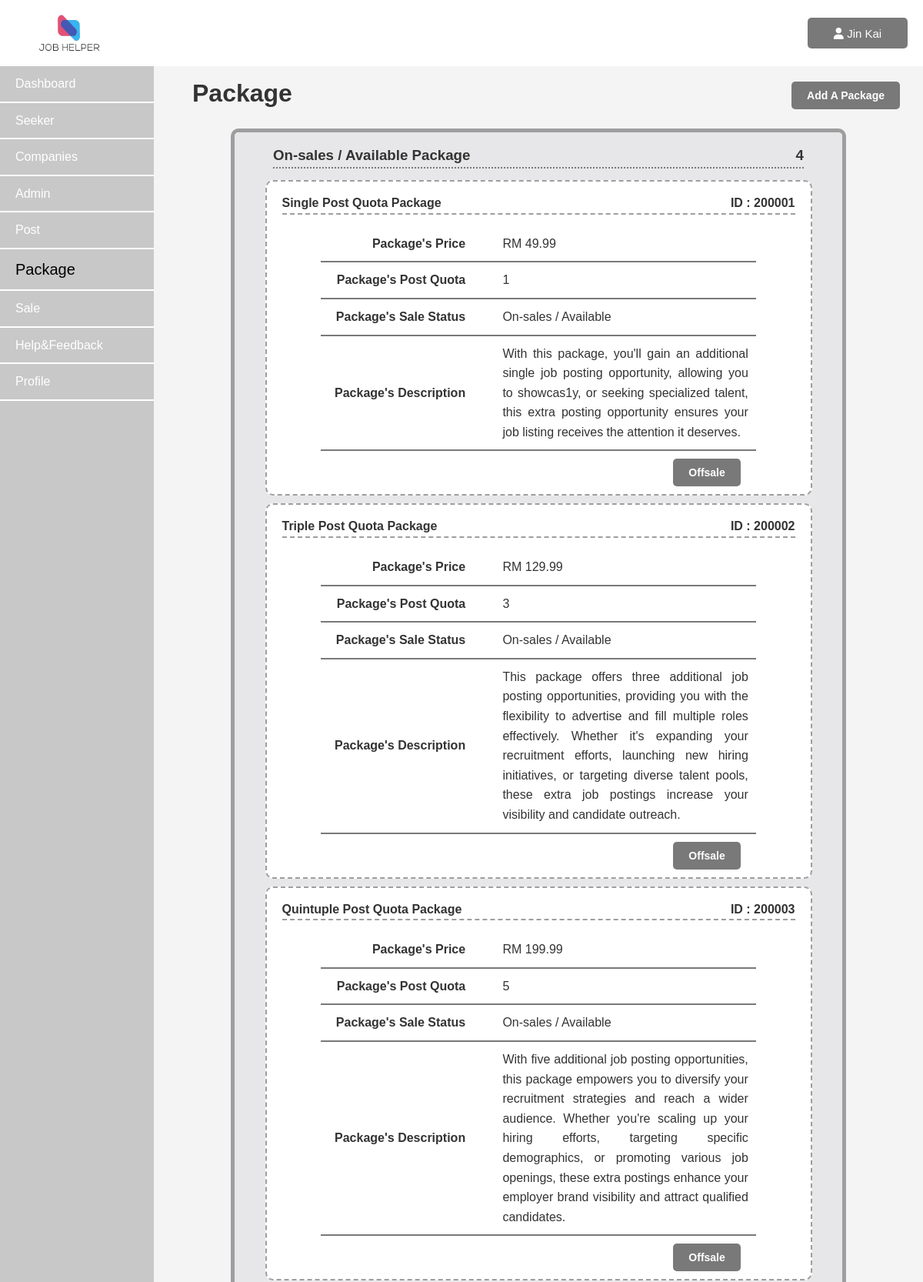
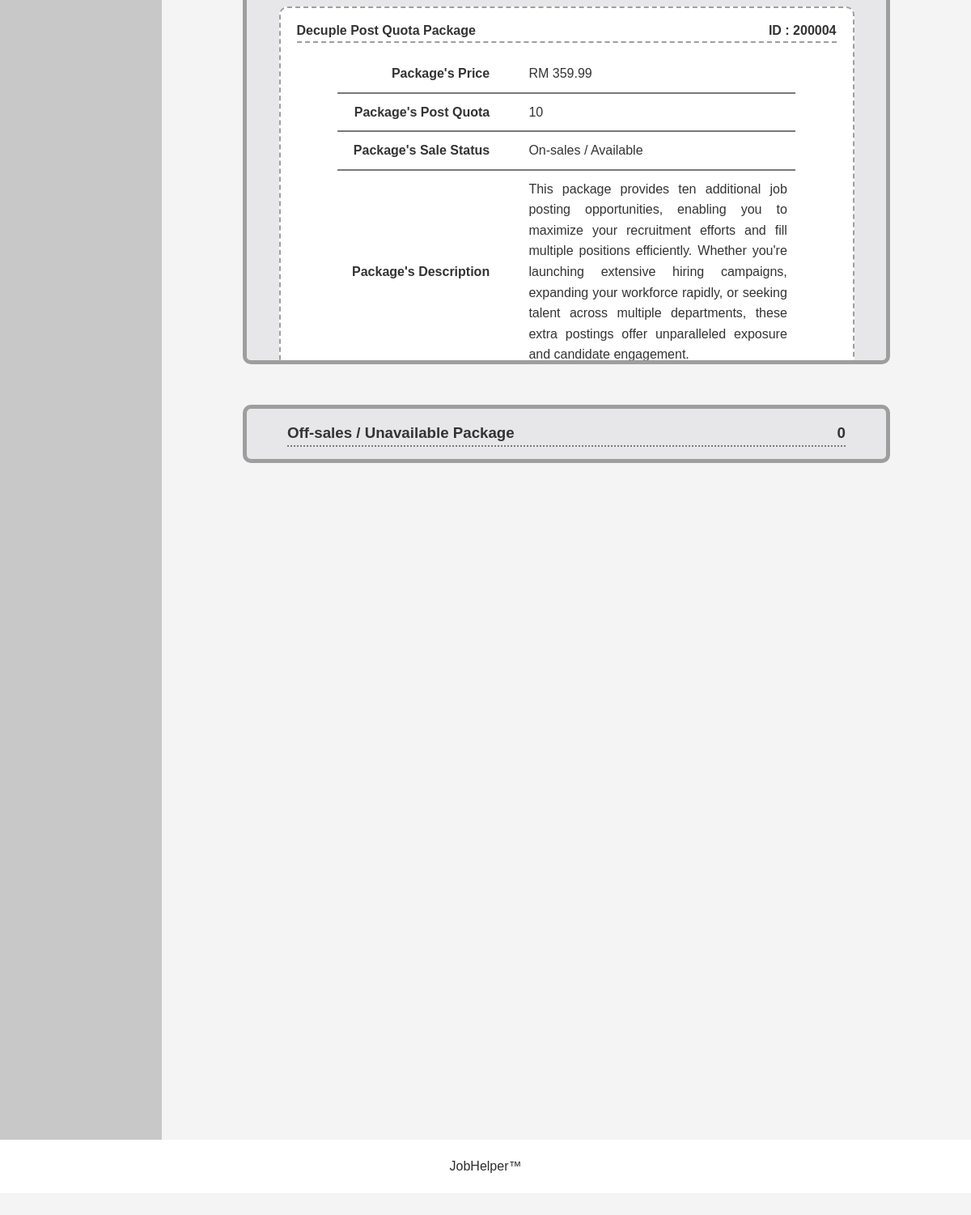
Page /Admin/Apackage.php (signed in) on the committed database (2 pictures, top to bottom).
### tables this page shows
CREATE TABLE package 
  (
        `package_id` int AUTO_INCREMENT PRIMARY KEY NOT NULL,
        `package_name` varchar(255) NOT NULL,
        `package_price` decimal(10, 2) NOT NULL,
        `package_description` TEXT,
        `package_post_quota` int(10) NOT NULL,
        `package_sale_status` tinyint(1) 
  );

### Admin/Apackage.php (the view, shortened to what this page needs)
<?php
    include("../Admin/Asession.php");
?>
<!DOCTYPE html>
<html lang="en">
<head>
    <link rel="stylesheet" href="Apackage.css">
    <link rel="stylesheet" href="https://cdnjs.cloudflare.com/ajax/libs/font-awesome/6.0.0-beta3/css/all.min.css">
</head>
<body>
    <header class="header">
        <img src="../general_image/jobhelper_logo.png" class="logo">
        <div>
            <button class="AdminAcc" onclick="displaybar()">
                <?php
                    $id = $_SESSION['id'];
                    $result = mysqli_query($connect,"SELECT * FROM admin where admin_id='$id'");
                    if($result)
                    {
                        $row = mysqli_fetch_assoc($result);
                        $fname = $row["admin_fname"];
                    }
                ?>
                <i class="fa-solid fa-user"></i><?php echo"   $fname"; ?>
            </button>
        </div>
    </header>
    <div class="container">
        <aside>
            <nav class="Menu">
                <ul>
                    <li><a href="Adashboard.php">Dashboard</a></li>
                    <li><a href="Aseekermanagement.php">Seeker</a></li>
                    <li><a href="Acompanymanagement.php">Companies</a></li>
                    <li><a href="Aadminmanagement.php">Admin</a></li>
                    <li><a href="Apost.php">Post</a></li>
                    <li><a href="Apackage.php" id="now">Package</a></li>
                    <li><a href="Asale.php">Sale</a></li>
                    <li><a href="Ahelp.php">Help&Feedback</a></li>
                    <li><a href="Aprofile.php">Profile</a></li>
                </ul>
            </nav>
        </aside>
        <main>
        <button onclick="displayAdd()" class="addbtn">Add A Package</button>
        <h1>Package</h1>
        <div class="Acontainer">
            <?php
                $result = mysqli_query($connect,"SELECT count(*) AS total_available_package FROM package WHERE package_sale_status = 1");
                if($result)
                {
                    $row = mysqli_fetch_assoc($result);
                    $total_available_package = $row["total_available_package"];
                }
            ?>
            <div class="Aheader">
                <div>
                    <h3>On-sales / Available Package</h3>
                </div>
                <div class="amount">
                    <h3>
                        <?php
                            echo $total_available_package;
                        ?>
                    </h3>
                </div>
            </div>
            <div class="Bcontainer">
                <?php
                $result = mysqli_query($connect, "SELECT * FROM package WHERE package_sale_status = 1");
                while($row = mysqli_fetch_assoc($result))
                {
                    $package_name = $row["package_name"];
                    $package_id = $row["package_id"];
                    $package_price = $row["package_price"];
                    $package_description = $row["package_description"];
                    $package_post_quota = $row["package_post_quota"];
                    $package_sale_status_index = $row["package_sale_status"];
                    if($package_sale_status_index==1)
                    {
                        $package_sale_status = "On-sales / Available";
                    }
                    else
                    {
                        $package_sale_status = "Off-sales / Unavailable";
                    }
                ?>
                <div class="Apackage">
                    <div class="hApackage">
                        <div>
                            <?php
                                echo $package_name;
                            ?>
                        </div>
                        <div>
                            ID :
                            <?php
                                echo $package_id;
                            ?>
                        </div>
                    </div>
                    <div class="Bpackage">
                        <table>
                            <tbody>
                                <tr>
                                    <td class="Atd">Package's Price</td>
                                    <td class="Btd"></td>
                                    <td> RM <?php echo $package_price; ?> </td>
                                </tr>
                                <tr>
                                    <td class="Atd">Package's Post Quota</td>
                                    <td class="Btd"></td>
                                    <td> <?php echo $package_post_quota; ?> </td>
                                </tr>
                                <tr>
                                    <td class="Atd">Package's Sale Status</td>
                                    <td class="Btd"></td>
                                    <td> <?php echo $package_sale_status; ?> </td>
                                </tr>
                                <tr>
                                    <td class="Atd">Package's Description</td>
                                    <td class="Btd"></td>
                                    <td> <?php echo $package_description; ?> </td>
                                </tr>
                            </tbody>
                        </table>
                        <div class="packagebtn">
                            <form method="POST">
                                <button name="offsale" class="offsalebtn" type="submit" value="<?php echo $package_id; ?>">Offsale</button>
                            </form>
                        </div>
                    </div>
                </div>
            <?php
                }
            ?>
            </div>
        </div>
        <div class="Acontainer">
            <?php
                $result = mysqli_query($connect,"SELECT count(*) AS total_unavailable_package FROM package WHERE package_sale_status = 0");
                if($result)
                {
                    $row = mysqli_fetch_assoc($result);
                    $total_unavailable_package = $row["total_unavailable_package"];
                }
            ?>
            <div class="Aheader">
                <div>
                    <h3>Off-sales / Unavailable Package</h3>
                </div>
                <div class="amount">
                    <h3>
                        <?php
                            echo $total_unavailable_package;
                        ?>
                    </h3>
                </div>
            </div>
        </div>
        </main>
    </div>
    <footer>
        <p>JobHelper&trade;</p>
    </footer>
</body>
</html>

### Admin/Apackage.css (style rules this page uses)
* { margin: 0; padding: 0; box-sizing: border-box; }
body { font-family: Arial, sans-serif; background-color: #f4f4f4; color: #333; line-height: 1.6; }
.header { display: flex; justify-content: space-between; align-items: center; background-color: White; color: #333; padding: 10px 20px; }
.logo { height: 50px; width: 80px; margin-left: 30px; margin-top: 8px; margin-bottom: 8px; }
.AdminAcc { color: white; background-color: #797979; padding: 10px; text-align: center; margin-left: 20px; cursor: pointer; border-radius: 5px; border: none; width: 130px; height: 40px; font-size: 15px; }
.container { display: flex; }
aside { width: 200px; background-color: rgb(200,200,200); color: #fff; }
aside nav ul { list-style-type: none; }
aside nav ul li { padding: 10px 20px; border: #fff; border-bottom: 2px solid ; }
aside nav ul li a#now { color: black; font-size: 20px; }
aside nav ul li a { color: #fff; text-decoration: none; }
main { flex: 1; height: 92vh; max-height: 92vh; overflow-y: auto; }
h1 { margin: 50px; margin-bottom: 10px; margin-top: 10px; }
footer { background-color: white; color: #2e2d2d; padding: 20px; text-align: center; }
.Acontainer { border: #9e9e9e solid; margin: 20px; border-width: thick; border-radius: 10px; margin-left: 100px; margin-right: 100px; width: auto; margin-bottom: 50px; max-height : 60vh; overflow-y: auto; background-color: #e7e7e9; }
.Aheader { display: flex; margin: 15px; justify-content: space-between; border-bottom: dotted 2px #797979; margin-left: 50px; margin-right: 50px; position: sticky; top: 0; background-color: #e7e7e9; }
.Bcontainer { width: 90%; margin: auto; border-radius: 5px; margin-bottom: 15px; }
.Apackage { border: #9e9e9e solid 2px; border-style: dashed; border-radius: 10px; background-color: white; width: 100%; margin: auto; margin-top: 10px; margin-bottom: 10px; }
.hApackage { display: flex; margin: 15px; justify-content: space-between; border-bottom: dashed 2px #9e9e9e; margin-left: 20px; margin-right: 20px; font-weight: bold; }
.Bpackage { width: 80%; margin: auto; margin-top: 10px; margin-bottom: 10px; display: flex; flex-direction: column; }
.Bpackage table { width: 100%; margin: auto; border-collapse: collapse; }
.Bpackage tr { border-bottom: 2px solid #797979; }
.Bpackage td { width: auto; padding: 10px; text-align: justify; }
.Bpackage .Atd { text-align: right; width: 35%; font-weight: bold; }
.Bpackage .Btd { width: 5%; }
.offsalebtn, .addbtn, .onsalebtn { padding: 10px 20px; border-radius: 5px; background-color: #797979; color: #fff; font-size: 14px; font-weight: bold; text-align: center; margin-top: 10px; float: right; margin-right: 20px; border: none; }
.addbtn { margin-top: 20px; margin-right: 30px; }

### rows in the picture
package: package_name "Single Post Quota Package", package_id "200001", package_price "49.99", package_post_quota "1", package_sale_status "On-sales / Available", package_description "With this package, you'll gain an additional single job posting opportunity, allowing you to showcas1y, or seeking specialized talent, this extra posting opportunity ensures your job listing receives the attention it deserves."
package: package_name "Triple Post Quota Package", package_id "200002", package_price "129.99", package_post_quota "3", package_sale_status "On-sales / Available", package_description "This package offers three additional job posting opportunities, providing you with the flexibility to advertise and fill multiple roles effectively. Whether it's expanding your recruitment efforts, launching new hiring initiatives, or targeting diverse talent pools, these extra job postings increase your visibility and candidate outreach."
package: package_name "Quintuple Post Quota Package", package_id "200003", package_price "199.99", package_post_quota "5", package_sale_status "On-sales / Available", package_description "With five additional job posting opportunities, this package empowers you to diversify your recruitment strategies and reach a wider audience. Whether you're scaling up your hiring efforts, targeting specific demographics, or promoting various job openings, these extra postings enhance your employer brand visibility and attract qualified candidates."
package: package_name "Decuple Post Quota Package", package_id "200004", package_price "359.99", package_post_quota "10", package_sale_status "On-sales / Available", package_description "This package provides ten additional job posting opportunities, enabling you to maximize your recruitment efforts and fill multiple positions efficiently. Whether you're launching extensive hiring campaigns, expanding your workforce rapidly, or seeking talent across multiple departments, these extra postings offer unparalleled exposure and candidate engagement."

### other values in the picture
$fname "Jin Kai"
$total_available_package "4"
$total_unavailable_package "0"
